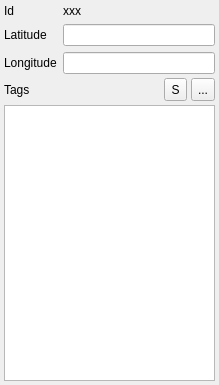
<?xml version="1.0" encoding="UTF-8"?>
<ui version="4.0">
 <class>TrackPointProperties</class>
 <widget class="QWidget" name="TrackPointProperties">
  <property name="geometry">
   <rect>
    <x>0</x>
    <y>0</y>
    <width>219</width>
    <height>385</height>
   </rect>
  </property>
  <property name="windowTitle">
   <string>Trackpoint</string>
  </property>
  <layout class="QVBoxLayout">
   <property name="spacing">
    <number>4</number>
   </property>
   <property name="margin">
    <number>4</number>
   </property>
   <item>
    <layout class="QGridLayout" name="mainLayout">
     <property name="margin">
      <number>0</number>
     </property>
     <property name="spacing">
      <number>6</number>
     </property>
     <item row="1" column="0">
      <widget class="QLabel" name="label_3">
       <property name="text">
        <string>Latitude</string>
       </property>
      </widget>
     </item>
     <item row="1" column="1">
      <widget class="QLineEdit" name="Latitude"/>
     </item>
     <item row="2" column="0">
      <widget class="QLabel" name="label_4">
       <property name="text">
        <string>Longitude</string>
       </property>
      </widget>
     </item>
     <item row="0" column="0">
      <widget class="QLabel" name="label">
       <property name="text">
        <string>Id</string>
       </property>
      </widget>
     </item>
     <item row="0" column="1">
      <widget class="QLabel" name="Id">
       <property name="text">
        <string>xxx</string>
       </property>
      </widget>
     </item>
     <item row="2" column="1">
      <widget class="QLineEdit" name="Longitude"/>
     </item>
    </layout>
   </item>
   <item>
    <layout class="QVBoxLayout" name="variableLayout"/>
   </item>
   <item>
    <layout class="QHBoxLayout">
     <property name="spacing">
      <number>4</number>
     </property>
     <property name="margin">
      <number>0</number>
     </property>
     <item>
      <widget class="QLabel" name="label_2">
       <property name="text">
        <string>Tags</string>
       </property>
      </widget>
     </item>
     <item>
      <spacer>
       <property name="orientation">
        <enum>Qt::Horizontal</enum>
       </property>
       <property name="sizeHint" stdset="0">
        <size>
         <width>40</width>
         <height>20</height>
        </size>
       </property>
      </spacer>
     </item>
     <item>
      <widget class="QToolButton" name="SourceTagButton">
       <property name="minimumSize">
        <size>
         <width>23</width>
         <height>23</height>
        </size>
       </property>
       <property name="toolTip">
        <string>Add &quot;source&quot; tag</string>
       </property>
       <property name="text">
        <string>S</string>
       </property>
      </widget>
     </item>
     <item>
      <widget class="QToolButton" name="RemoveTagButton">
       <property name="minimumSize">
        <size>
         <width>23</width>
         <height>23</height>
        </size>
       </property>
       <property name="toolTip">
        <string>REmove selected tag(s)</string>
       </property>
       <property name="text">
        <string>...</string>
       </property>
       <property name="icon">
        <iconset resource="../../Icons/AllIcons.qrc">
         <normaloff>:/Icons/small-remove.xpm</normaloff>:/Icons/small-remove.xpm</iconset>
       </property>
      </widget>
     </item>
    </layout>
   </item>
   <item>
    <widget class="QTableView" name="TagView">
     <property name="tabKeyNavigation">
      <bool>false</bool>
     </property>
    </widget>
   </item>
  </layout>
 </widget>
 <resources>
  <include location="../../Icons/AllIcons.qrc"/>
 </resources>
 <connections/>
</ui>
